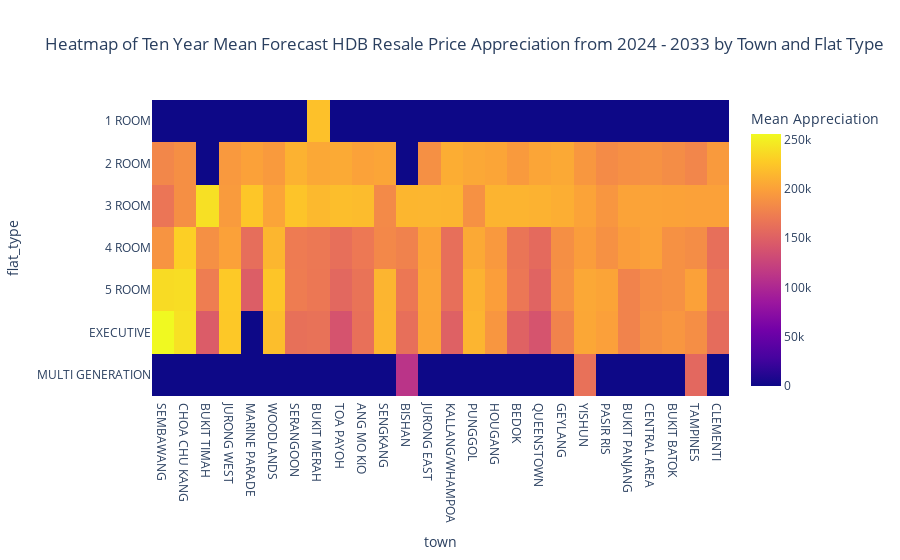

Write notebook code for a chart like this one.
### Code cell
fig = px.density_heatmap(avg_app_by_town_room, x='town', y='flat_type', z='forecast_appreciation_amount',
                         title='Heatmap of Ten Year Mean Forecast HDB Resale Price Appreciation from 2024 - 2033 by Town and Flat Type',
                         category_orders={"flat_type": sorted(avg_app_by_town_room['flat_type'].unique())})

# Changing the legend title and tracer
fig.update_layout(coloraxis_colorbar=dict(title='Mean Appreciation'))
fig.update_traces(hovertemplate='Town: %{x}<br>Flat Type: %{y}<br>Mean Appreciation: %{z}')

fig.show()

### Figure 1 — Plotly figure (JSON) as saved in the notebook; plotly's stock layout.template omitted (floating-point values rounded to 4 significant figures; data arrays with more than 128 entries replaced by an {"elided": "..."} marker saying what was removed)
{"data": [{"coloraxis": "coloraxis", "histfunc": "sum", "hovertemplate": "Town: %{x}<br>Flat Type: %{y}<br>Mean Appreciation: %{z}", "name": "", "type": "histogram2d", "x": {"elided": "131 str values"}, "xaxis": "x", "xbingroup": "x", "y": {"elided": "131 str values"}, "yaxis": "y", "ybingroup": "y", "z": {"elided": "131 float values"}}], "layout": {"coloraxis": {"colorbar": {"title": {"text": "Mean Appreciation"}}, "colorscale": [[0, "#0d0887"], [0.1111, "#46039f"], [0.2222, "#7201a8"], [0.3333, "#9c179e"], [0.4444, "#bd3786"], [0.5556, "#d8576b"], [0.6667, "#ed7953"], [0.7778, "#fb9f3a"], [0.8889, "#fdca26"], [1, "#f0f921"]]}, "legend": {"tracegroupgap": 0}, "title": {"text": "Heatmap of Ten Year Mean Forecast HDB Resale Price Appreciation from 2024 - 2033 by Town and Flat Type"}, "xaxis": {"anchor": "y", "domain": [0, 1], "title": {"text": "town"}}, "yaxis": {"anchor": "x", "categoryarray": ["MULTI GENERATION", "EXECUTIVE", "5 ROOM", "4 ROOM", "3 ROOM", "2 ROOM", "1 ROOM"], "categoryorder": "array", "domain": [0, 1], "title": {"text": "flat_type"}}}}
